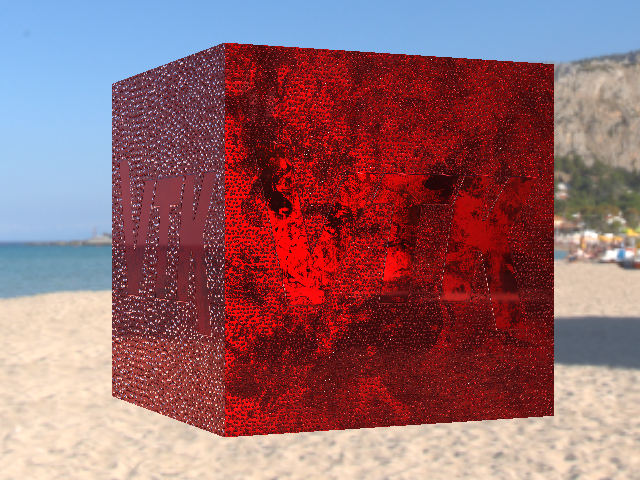

This chart was generated by the following Python code:
#!/usr/bin/env python

# Render a PBR cube with albedo, ORM, normal, and coat-normal texture maps
# demonstrating the clear-coat material layer.  A single directional light
# and HDR equirectangular environment map provide image-based lighting.

import os
from pathlib import Path

# Factory overrides: importing these modules registers the OpenGL rendering
# and interaction style implementations for vtkRenderingCore factory classes.
import vtkmodules.vtkInteractionStyle  # noqa: F401
import vtkmodules.vtkRenderingOpenGL2  # noqa: F401

# VTK pipeline classes used in this example
from vtkmodules.vtkFiltersCore import (
    vtkPolyDataTangents,
    vtkTriangleFilter,
)
from vtkmodules.vtkFiltersSources import vtkCubeSource
from vtkmodules.vtkIOImage import (
    vtkHDRReader,
    vtkPNGReader,
)
from vtkmodules.vtkRenderingCore import (
    vtkActor,
    vtkLight,
    vtkPolyDataMapper,
    vtkRenderWindow,
    vtkRenderWindowInteractor,
    vtkSkybox,
    vtkTexture,
)
from vtkmodules.vtkRenderingOpenGL2 import vtkOpenGLRenderer

# Colors (normalized RGB)
white = (1.0, 1.0, 1.0)
black = (0.0, 0.0, 0.0)
red = (1.0, 0.0, 0.0)

# Data directory
data_dir = Path(os.environ.get("VPE_DATA_DIR", Path(__file__).parent))
tex_dir = data_dir / "Textures" / "Isotropic"

# Environment texture: load equirectangular HDR for image-based lighting
hdr_reader = vtkHDRReader()
hdr_reader.SetFileName(str(data_dir / "Skyboxes" / "spiaggia_di_mondello_4k.hdr"))

env_texture = vtkTexture()
env_texture.SetColorModeToDirectScalars()
env_texture.SetInputConnection(hdr_reader.GetOutputPort())
env_texture.MipmapOn()
env_texture.InterpolateOn()

# Skybox: spherical projection of the HDR environment
skybox = vtkSkybox()
skybox.SetFloorRight(0, 0, 1)
skybox.SetProjection(vtkSkybox.Sphere)
skybox.SetTexture(env_texture)
skybox.GammaCorrectOn()

# Source: triangulated cube with tangent vectors for normal mapping
cube = vtkCubeSource()

triangulation = vtkTriangleFilter()
triangulation.SetInputConnection(cube.GetOutputPort())

tangents = vtkPolyDataTangents()
tangents.SetInputConnection(triangulation.GetOutputPort())

# Mapper: map the tangent-enriched cube geometry
mapper = vtkPolyDataMapper()
mapper.SetInputConnection(tangents.GetOutputPort())

# Texture: albedo (base color)
albedo_reader = vtkPNGReader()
albedo_reader.SetFileName(str(tex_dir / "vtk_Base_Color.png"))
albedo = vtkTexture()
albedo.UseSRGBColorSpaceOn()
albedo.InterpolateOn()
albedo.SetInputConnection(albedo_reader.GetOutputPort())

# Texture: ORM (occlusion, roughness, metallic)
material_reader = vtkPNGReader()
material_reader.SetFileName(str(tex_dir / "vtk_Material.png"))
material = vtkTexture()
material.InterpolateOn()
material.SetInputConnection(material_reader.GetOutputPort())

# Texture: normal map (shared for both surface and coat normals)
normal_reader = vtkPNGReader()
normal_reader.SetFileName(str(tex_dir / "vtk_Normal.png"))

normal = vtkTexture()
normal.InterpolateOn()
normal.SetInputConnection(normal_reader.GetOutputPort())

coat_normal = vtkTexture()
coat_normal.InterpolateOn()
coat_normal.SetInputConnection(normal_reader.GetOutputPort())

# Actor: PBR cube with clear-coat layer
actor = vtkActor()
actor.SetOrientation(0.0, 25.0, 0.0)
actor.SetMapper(mapper)
actor.GetProperty().SetInterpolationToPBR()
actor.GetProperty().SetMetallic(1.0)
actor.GetProperty().SetRoughness(1.0)
actor.GetProperty().SetCoatStrength(1.0)
actor.GetProperty().SetCoatColor(red)
actor.GetProperty().SetBaseColorTexture(albedo)
actor.GetProperty().SetORMTexture(material)
actor.GetProperty().SetNormalTexture(normal)
actor.GetProperty().SetCoatNormalTexture(coat_normal)

# Renderer: OpenGL renderer with explicit light and image-based lighting
renderer = vtkOpenGLRenderer()
renderer.SetBackground(black)
renderer.AutomaticLightCreationOff()
renderer.UseImageBasedLightingOn()
renderer.UseSphericalHarmonicsOn()
renderer.SetEnvironmentTexture(env_texture, False)
renderer.GetEnvMapIrradiance().SetIrradianceStep(0.3)

light = vtkLight()
light.SetPosition(2.0, 0.0, 2.0)
light.SetFocalPoint(0.0, 0.0, 0.0)
renderer.AddLight(light)

renderer.AddActor(actor)
renderer.AddActor(skybox)

# Window: display the rendered scene
render_window = vtkRenderWindow()
render_window.AddRenderer(renderer)
render_window.SetWindowName("pbr clear coat")
render_window.SetMultiSamples(0)
render_window.SetSize(640, 480)

# Scene: configure the camera
render_window.Render()
renderer.GetActiveCamera().Zoom(1.5)

# Interactor: handle mouse and keyboard events
interactor = vtkRenderWindowInteractor()
interactor.SetRenderWindow(render_window)

# Launch the interactive visualization
render_window.Render()
interactor.Start()
